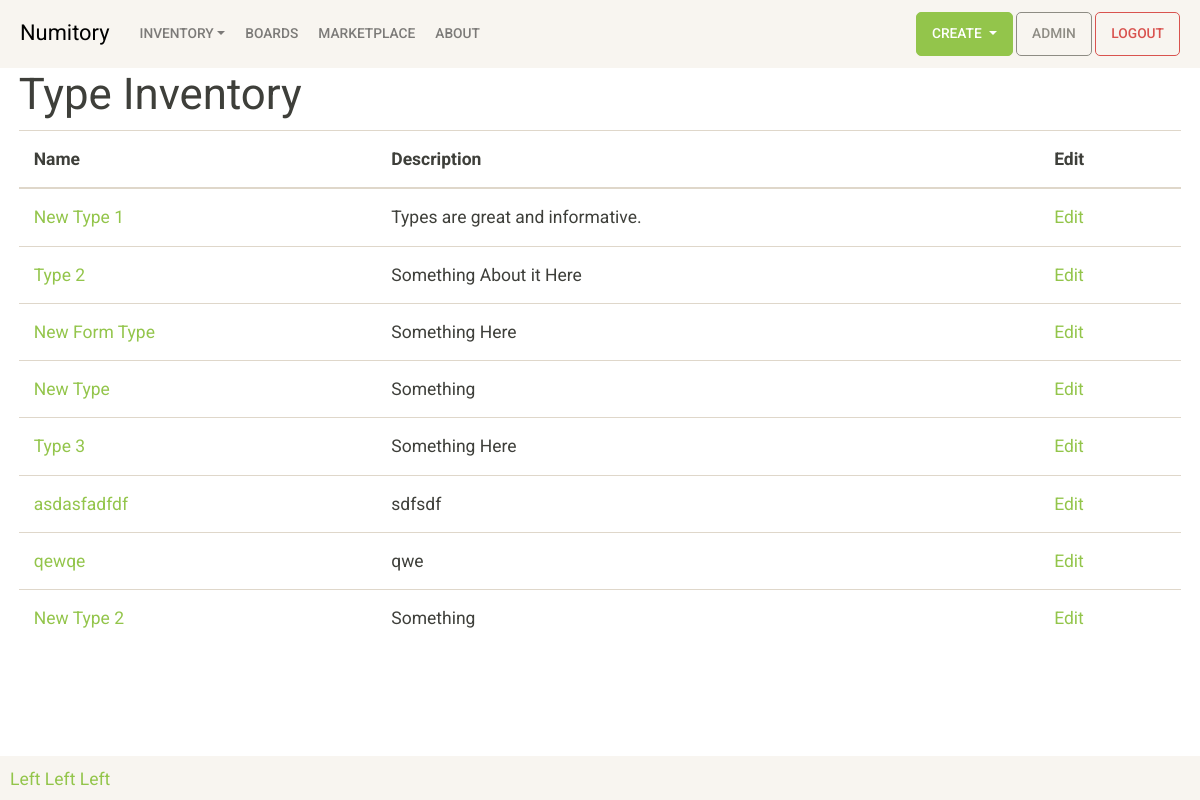
The page /inventory/type/ (signed in) on the database as committed earlier.
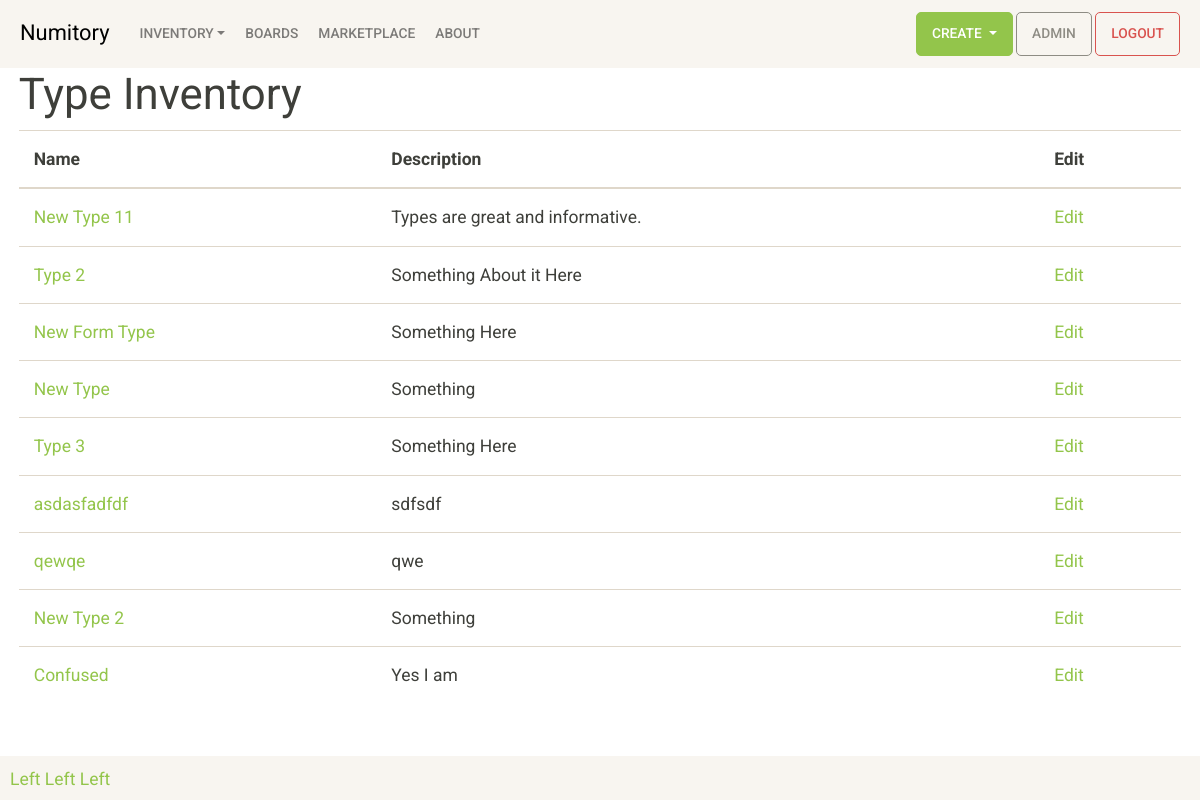
The same page on the database as committed later.
### inventory/models.py (models this page shows, shortened)
class Type(models.Model):
    type_name = models.CharField(max_length=100, unique=True)
    type_desc = models.CharField(max_length=250)
    created = models.DateTimeField(auto_now_add=True)
    user = models.ForeignKey(User, on_delete=models.CASCADE)
    recycled = models.BooleanField(default=False)

### inventory/views.py (the view)
# urls.py: path('type/', views.typeinv, name='typeinv'),
def typeinv(request):
    types = Type.objects.filter(user=request.user)
    return render(request, 'inventory/typeinv.html', {'types': types})

### inventory/templates/inventory/typeinv.html
{% extends 'inventory/base.html' %}
{% block content %}
    <h1>Type Inventory</h1>
    <table class="table">
        <thead>
            <tr>
                <th scope="col">Name</th>
                <th>Description</th>
                <th>Edit</th>
            </tr>
        </thead>
        <tbody>
            {% for type in types %}
            <tr>
                <td>
                    <a href="{% url 'inventory:typeitems' type.id %}">
                        {{ type.type_name }}
                    </a>
                </td>
                <td>{{ type.type_desc }}</td>
                <td>
                    <a href="{% url 'inventory:typedetail' type.id %}">
                        Edit
                    </a>
                </td>
            </tr>
            {% endfor %}
        </tbody>
    </table>
{% endblock content %}

Rows that differ between the two databases and show on the page:
changed Type "Types are great and informative.": type_name "New Type 1" → "New Type 11"
added Type: type_name "Confused", type_desc "Yes I am"
